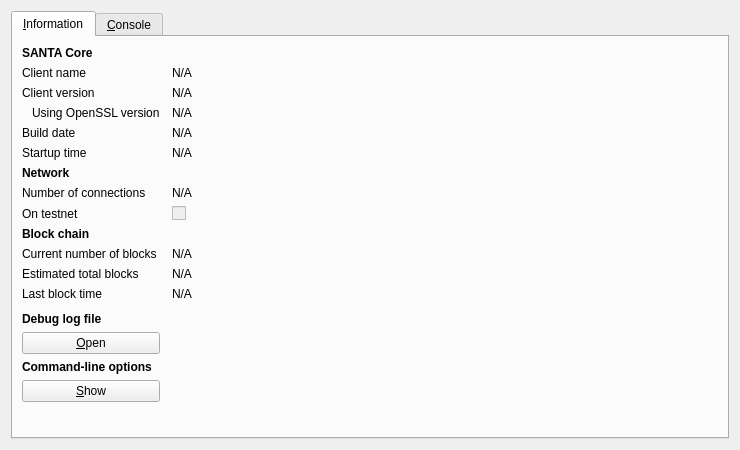
<?xml version="1.0" encoding="UTF-8"?>
<ui version="4.0">
 <class>RPCConsole</class>
 <widget class="QDialog" name="RPCConsole">
  <property name="geometry">
   <rect>
    <x>0</x>
    <y>0</y>
    <width>740</width>
    <height>450</height>
   </rect>
  </property>
  <property name="windowTitle">
   <string>SANTA - Debug window</string>
  </property>
  <layout class="QVBoxLayout" name="verticalLayout_2">
   <item>
    <widget class="QTabWidget" name="tabWidget">
     <property name="currentIndex">
      <number>0</number>
     </property>
     <widget class="QWidget" name="tab_info">
      <attribute name="title">
       <string>&amp;Information</string>
      </attribute>
      <layout class="QGridLayout" name="gridLayout" columnstretch="0,1">
       <property name="horizontalSpacing">
        <number>12</number>
       </property>
       <item row="0" column="0">
        <widget class="QLabel" name="label_9">
         <property name="font">
          <font>
           <weight>75</weight>
           <bold>true</bold>
          </font>
         </property>
         <property name="text">
          <string>SANTA Core</string>
         </property>
        </widget>
       </item>
       <item row="1" column="0">
        <widget class="QLabel" name="label_5">
         <property name="text">
          <string>Client name</string>
         </property>
        </widget>
       </item>
       <item row="1" column="1">
        <widget class="QLabel" name="clientName">
         <property name="cursor">
          <cursorShape>IBeamCursor</cursorShape>
         </property>
         <property name="text">
          <string>N/A</string>
         </property>
         <property name="textFormat">
          <enum>Qt::PlainText</enum>
         </property>
         <property name="textInteractionFlags">
          <set>Qt::LinksAccessibleByMouse|Qt::TextSelectableByKeyboard|Qt::TextSelectableByMouse</set>
         </property>
        </widget>
       </item>
       <item row="2" column="0">
        <widget class="QLabel" name="label_6">
         <property name="text">
          <string>Client version</string>
         </property>
        </widget>
       </item>
       <item row="2" column="1">
        <widget class="QLabel" name="clientVersion">
         <property name="cursor">
          <cursorShape>IBeamCursor</cursorShape>
         </property>
         <property name="text">
          <string>N/A</string>
         </property>
         <property name="textFormat">
          <enum>Qt::PlainText</enum>
         </property>
         <property name="textInteractionFlags">
          <set>Qt::LinksAccessibleByMouse|Qt::TextSelectableByKeyboard|Qt::TextSelectableByMouse</set>
         </property>
        </widget>
       </item>
       <item row="3" column="0">
        <widget class="QLabel" name="label_14">
         <property name="text">
          <string>Using OpenSSL version</string>
         </property>
         <property name="indent">
          <number>10</number>
         </property>
        </widget>
       </item>
       <item row="3" column="1">
        <widget class="QLabel" name="openSSLVersion">
         <property name="cursor">
          <cursorShape>IBeamCursor</cursorShape>
         </property>
         <property name="text">
          <string>N/A</string>
         </property>
         <property name="textFormat">
          <enum>Qt::PlainText</enum>
         </property>
         <property name="textInteractionFlags">
          <set>Qt::LinksAccessibleByMouse|Qt::TextSelectableByKeyboard|Qt::TextSelectableByMouse</set>
         </property>
        </widget>
       </item>
       <item row="4" column="0">
        <widget class="QLabel" name="label_12">
         <property name="text">
          <string>Build date</string>
         </property>
        </widget>
       </item>
       <item row="4" column="1">
        <widget class="QLabel" name="buildDate">
         <property name="cursor">
          <cursorShape>IBeamCursor</cursorShape>
         </property>
         <property name="text">
          <string>N/A</string>
         </property>
         <property name="textFormat">
          <enum>Qt::PlainText</enum>
         </property>
         <property name="textInteractionFlags">
          <set>Qt::LinksAccessibleByMouse|Qt::TextSelectableByKeyboard|Qt::TextSelectableByMouse</set>
         </property>
        </widget>
       </item>
       <item row="5" column="0">
        <widget class="QLabel" name="label_13">
         <property name="text">
          <string>Startup time</string>
         </property>
        </widget>
       </item>
       <item row="5" column="1">
        <widget class="QLabel" name="startupTime">
         <property name="cursor">
          <cursorShape>IBeamCursor</cursorShape>
         </property>
         <property name="text">
          <string>N/A</string>
         </property>
         <property name="textFormat">
          <enum>Qt::PlainText</enum>
         </property>
         <property name="textInteractionFlags">
          <set>Qt::LinksAccessibleByMouse|Qt::TextSelectableByKeyboard|Qt::TextSelectableByMouse</set>
         </property>
        </widget>
       </item>
       <item row="6" column="0">
        <widget class="QLabel" name="label_11">
         <property name="font">
          <font>
           <weight>75</weight>
           <bold>true</bold>
          </font>
         </property>
         <property name="text">
          <string>Network</string>
         </property>
        </widget>
       </item>
       <item row="7" column="0">
        <widget class="QLabel" name="label_7">
         <property name="text">
          <string>Number of connections</string>
         </property>
        </widget>
       </item>
       <item row="7" column="1">
        <widget class="QLabel" name="numberOfConnections">
         <property name="cursor">
          <cursorShape>IBeamCursor</cursorShape>
         </property>
         <property name="text">
          <string>N/A</string>
         </property>
         <property name="textFormat">
          <enum>Qt::PlainText</enum>
         </property>
         <property name="textInteractionFlags">
          <set>Qt::LinksAccessibleByMouse|Qt::TextSelectableByKeyboard|Qt::TextSelectableByMouse</set>
         </property>
        </widget>
       </item>
       <item row="8" column="0">
        <widget class="QLabel" name="label_8">
         <property name="text">
          <string>On testnet</string>
         </property>
        </widget>
       </item>
       <item row="8" column="1">
        <widget class="QCheckBox" name="isTestNet">
         <property name="enabled">
          <bool>false</bool>
         </property>
         <property name="text">
          <string/>
         </property>
        </widget>
       </item>
       <item row="9" column="0">
        <widget class="QLabel" name="label_10">
         <property name="font">
          <font>
           <weight>75</weight>
           <bold>true</bold>
          </font>
         </property>
         <property name="text">
          <string>Block chain</string>
         </property>
        </widget>
       </item>
       <item row="10" column="0">
        <widget class="QLabel" name="label_3">
         <property name="text">
          <string>Current number of blocks</string>
         </property>
        </widget>
       </item>
       <item row="10" column="1">
        <widget class="QLabel" name="numberOfBlocks">
         <property name="cursor">
          <cursorShape>IBeamCursor</cursorShape>
         </property>
         <property name="text">
          <string>N/A</string>
         </property>
         <property name="textFormat">
          <enum>Qt::PlainText</enum>
         </property>
         <property name="textInteractionFlags">
          <set>Qt::LinksAccessibleByMouse|Qt::TextSelectableByKeyboard|Qt::TextSelectableByMouse</set>
         </property>
        </widget>
       </item>
       <item row="11" column="0">
        <widget class="QLabel" name="label_4">
         <property name="text">
          <string>Estimated total blocks</string>
         </property>
        </widget>
       </item>
       <item row="11" column="1">
        <widget class="QLabel" name="totalBlocks">
         <property name="cursor">
          <cursorShape>IBeamCursor</cursorShape>
         </property>
         <property name="text">
          <string>N/A</string>
         </property>
         <property name="textFormat">
          <enum>Qt::PlainText</enum>
         </property>
         <property name="textInteractionFlags">
          <set>Qt::LinksAccessibleByMouse|Qt::TextSelectableByKeyboard|Qt::TextSelectableByMouse</set>
         </property>
        </widget>
       </item>
       <item row="12" column="0">
        <widget class="QLabel" name="label_2">
         <property name="text">
          <string>Last block time</string>
         </property>
        </widget>
       </item>
       <item row="12" column="1">
        <widget class="QLabel" name="lastBlockTime">
         <property name="cursor">
          <cursorShape>IBeamCursor</cursorShape>
         </property>
         <property name="text">
          <string>N/A</string>
         </property>
         <property name="textFormat">
          <enum>Qt::PlainText</enum>
         </property>
         <property name="textInteractionFlags">
          <set>Qt::LinksAccessibleByMouse|Qt::TextSelectableByKeyboard|Qt::TextSelectableByMouse</set>
         </property>
        </widget>
       </item>
       <item row="13" column="0">
        <spacer name="verticalSpacer_2">
         <property name="orientation">
          <enum>Qt::Vertical</enum>
         </property>
         <property name="sizeHint" stdset="0">
          <size>
           <width>20</width>
           <height>20</height>
          </size>
         </property>
        </spacer>
       </item>
       <item row="14" column="0">
        <widget class="QLabel" name="labelDebugLogfile">
         <property name="font">
          <font>
           <weight>75</weight>
           <bold>true</bold>
          </font>
         </property>
         <property name="text">
          <string>Debug log file</string>
         </property>
        </widget>
       </item>
       <item row="15" column="0">
        <widget class="QPushButton" name="openDebugLogfileButton">
         <property name="toolTip">
          <string>Open the SANTA debug log file from the current data directory. This can take a few seconds for large log files.</string>
         </property>
         <property name="text">
          <string>&amp;Open</string>
         </property>
         <property name="autoDefault">
          <bool>false</bool>
         </property>
        </widget>
       </item>
       <item row="16" column="0">
        <widget class="QLabel" name="labelCLOptions">
         <property name="font">
          <font>
           <weight>75</weight>
           <bold>true</bold>
          </font>
         </property>
         <property name="text">
          <string>Command-line options</string>
         </property>
        </widget>
       </item>
       <item row="17" column="0">
        <widget class="QPushButton" name="showCLOptionsButton">
         <property name="toolTip">
          <string>Show the SANTA-Qt help message to get a list with possible SANTA command-line options.</string>
         </property>
         <property name="text">
          <string>&amp;Show</string>
         </property>
         <property name="autoDefault">
          <bool>false</bool>
         </property>
        </widget>
       </item>
       <item row="18" column="0">
        <spacer name="verticalSpacer">
         <property name="orientation">
          <enum>Qt::Vertical</enum>
         </property>
         <property name="sizeHint" stdset="0">
          <size>
           <width>20</width>
           <height>40</height>
          </size>
         </property>
        </spacer>
       </item>
      </layout>
     </widget>
     <widget class="QWidget" name="tab_console">
      <attribute name="title">
       <string>&amp;Console</string>
      </attribute>
      <layout class="QVBoxLayout" name="verticalLayout_3">
       <property name="spacing">
        <number>3</number>
       </property>
       <item>
        <widget class="QTextEdit" name="messagesWidget">
         <property name="minimumSize">
          <size>
           <width>0</width>
           <height>100</height>
          </size>
         </property>
         <property name="readOnly">
          <bool>true</bool>
         </property>
         <property name="tabKeyNavigation" stdset="0">
          <bool>false</bool>
         </property>
         <property name="columnCount" stdset="0">
          <number>2</number>
         </property>
        </widget>
       </item>
       <item>
        <layout class="QHBoxLayout" name="horizontalLayout">
         <property name="spacing">
          <number>3</number>
         </property>
         <item>
          <widget class="QLabel" name="label">
           <property name="text">
            <string notr="true">&gt;</string>
           </property>
          </widget>
         </item>
         <item>
          <widget class="QLineEdit" name="lineEdit"/>
         </item>
         <item>
          <widget class="QPushButton" name="clearButton">
           <property name="maximumSize">
            <size>
             <width>24</width>
             <height>24</height>
            </size>
           </property>
           <property name="toolTip">
            <string>Clear console</string>
           </property>
           <property name="text">
            <string/>
           </property>
           <property name="icon">
            <iconset resource="../bitcoin.qrc">
             <normaloff>:/icons/remove</normaloff>:/icons/remove</iconset>
           </property>
           <property name="shortcut">
            <string notr="true">Ctrl+L</string>
           </property>
           <property name="autoDefault">
            <bool>false</bool>
           </property>
          </widget>
         </item>
        </layout>
       </item>
      </layout>
     </widget>
    </widget>
   </item>
  </layout>
 </widget>
 <resources>
  <include location="../bitcoin.qrc"/>
 </resources>
 <connections/>
</ui>
